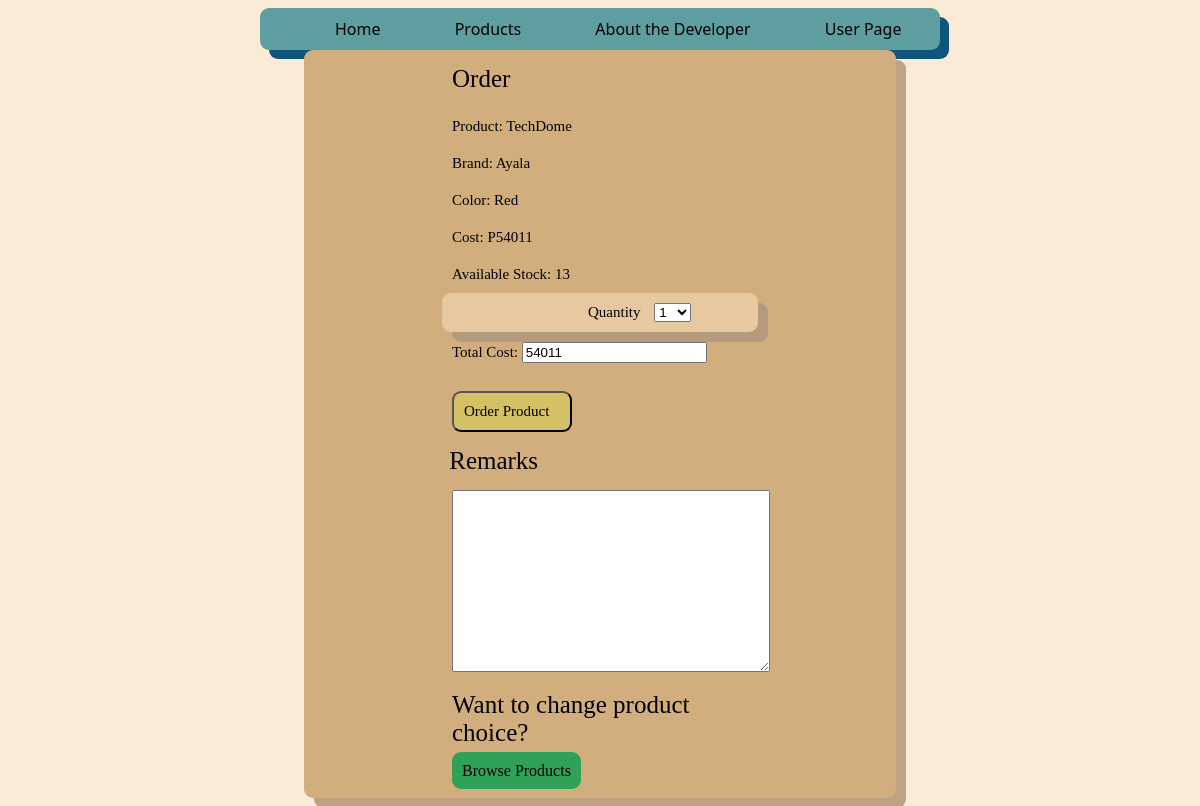
The page /order/3/ (signed in) on the database its author committed.
### Inventory/models.py (models this page shows)
class Product(models.Model):
    objects = models.Manager()
    Name = models.CharField(max_length=30, unique=True)
    Brand = models.CharField(max_length=30)
    Color = models.CharField(max_length=20)
    Cost = models.CharField(max_length=10)
    Stock = models.BigIntegerField()

### Inventory/views.py (the view)
# urls.py: path('order/<int:pk>/', views.Order, name='order'),
def Order(request,pk):
    CurrentProd = get_object_or_404(Product, pk=pk)
    CUser = get_object_or_404(Userperson, username = request.session['user'])
    if request.method == "POST":
        quantvalue = request.POST.get('drop')
        totalcost3 = request.POST.get('totalcost')
        remark = request.POST.get('remark')
        OrderedProduct.objects.create(Client = CUser, Order = CurrentProd,
        remarks = remark, quantity = quantvalue, totalcost = totalcost3)
        CurrentProd.Stock -= int(quantvalue)
        CurrentProd.save()
        return redirect('Products')
    else:
        array = []
        P = Product.objects.all()
        for x in range(CurrentProd.Stock):
            array.append(x+1)
        return render(request,'Inventory/order.html',{
            'P' : P,
            'Current' : CurrentProd,
            'A' : array,
        })

### Inventory/templates/Inventory/order.html (shortened to what this page needs)
{% extends 'Inventory/base.html' %}
{% load static %}
    {% block content %}
    <form method="POST" action="{% url 'order' pk=Current.pk %}">{% csrf_token %}
        <div class="formblock">
            <div class="Largetext" style="margin: auto; width: 50%;"> Order </div>
            <div class="label"> Product: {{Current.Name}} </div>
            <div class="label"> Brand: {{Current.Brand}} </div>
            <div class="label"> Color: {{Current.Color}} </div>
            <div class="label"> Cost: {{Current.Cost}} </div>
            <div class="label"> Available Stock: {{Current.Stock}} </div>
            <div class="container" style="border: transparent; width: inherit;">
                <div class="label" style="display:inline; margin: auto; margin-left: 10.5vw;"> Quantity </div>
                <select type="text" id="drop" name="drop" style="display:inline;">
                    {% for x in A %}
                        <option type="text" id="num" name="num"> {{x}} </option>
                    {% endfor %}
                </select>
            </div>
            <div class="label">
                Total Cost: <input id="cost" name="totalcost">  </input>
            </div> <br>
            <button class="Submit" id="prelim" type="submit" style="margin: auto; margin-left: 25%; width: 10vw; text-align: left;">
                Order Product
            </button>
            <div class="Largetext" style="margin:auto; margin-left:22%; width:50%;"> Remarks </div>
            <textarea class="forminput" name="remark" type="text" style="margin:auto; margin-left:25%; width:50%; height: 20vh;"> </textarea>
            <div class="Largetext" style="margin: auto; width: 50%; max-width: 100%;"> Want to change product choice? </div>
                <a class="Button" href="{% url 'Products' %}"> Browse Products </a>
            <br><br>
        </div>
    </form>
    {% endblock %}

### Inventory/static/css/home.css (style rules this page uses)
.Largetext { font-size: 25px; font-family: Verdana; margin-bottom: 1vh; padding: 15px; }

### Inventory/static/css/form.css (style rules this page uses)
html { background-color: antiquewhite; }
a { color: black; text-decoration: none; }
.container { padding: 10px; font-family: Verdana; background-color: rgb(232, 200, 160); border: transparent; border-radius: 9px; box-shadow: 10px 10px rgb(180, 155, 125); width: 50vw; margin: auto; max-width: 100%; }
.formblock { margin: auto; max-width: 100%; border: transparent; border-radius: 9px; width: 50%; box-shadow: 10px 10px rgb(189, 163, 130); background-color: rgb(210, 174, 127); }
.label { padding: 10px; font-family: Verdana; font-size: 15px; margin: auto; max-width: 100%; width: 50%; }
.forminput { padding: 10px; margin: auto; max-width: 100%; width: 50%; }
.Button { text-decoration: none; background-color: rgb(48, 162, 88); padding: 10px; margin: auto; margin-left: 25%; max-width: 100%; width: 7vw; text-align: center; border-radius: 9px; }
.Submit { font-family: Verdana; font-size: 15px; background-color: rgb(213, 193, 101); padding: 10px; width: 10vw; max-width: 100%; margin: auto; margin-left: 25%; border-radius: 9px; }

### rows shown on the page
Product: Name "TechDome", Brand "Ayala", Color "Red", Cost "P54011", Stock "13"

### other values the page prints
form field drop "1"
